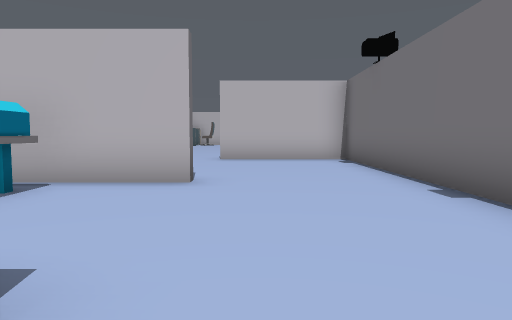
View 1 (above)

18 first-person views from a walk through a 3-D level made in the Unity game engine. The camera is 1.4 m above the floor, tilts 4° down and sees 70° across. The floor is counted in squares, 2 m on a side. Each view is taken from the middle of a square. On the plan, view 1 faces up. The plan holds only what a view shows up to about 11 squares ahead; the rest is blank. The player is left out. Some animated figures are left out. Door leaves are left out, so doorways stand open.

View 2
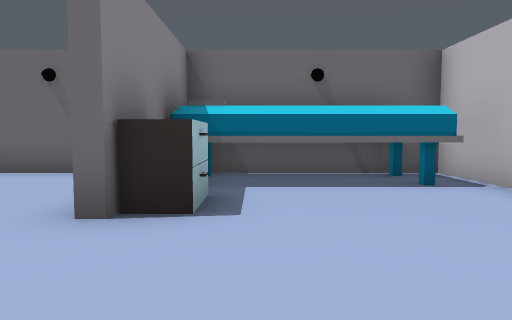

View 3
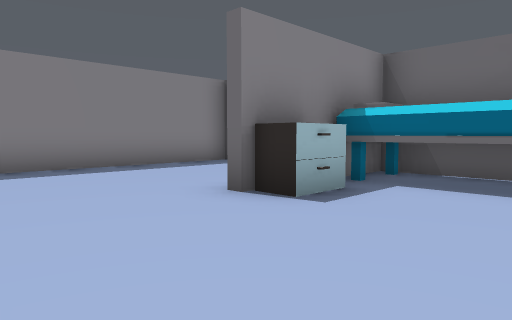

View 4
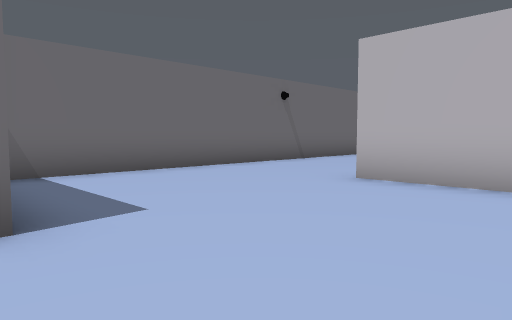

View 5
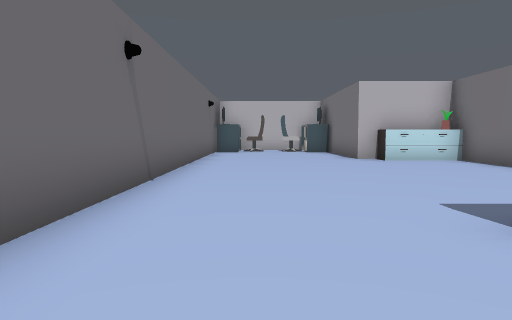

View 6
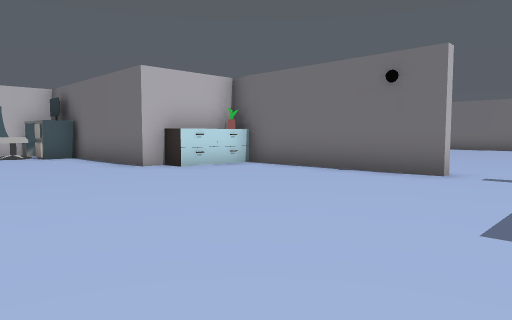

View 7
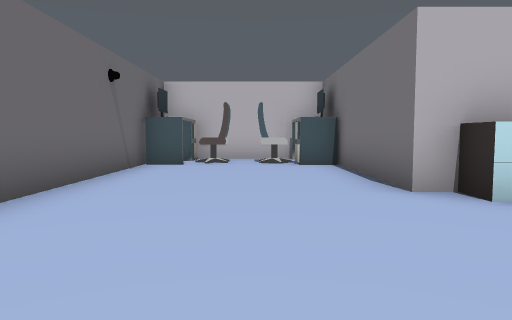

View 8
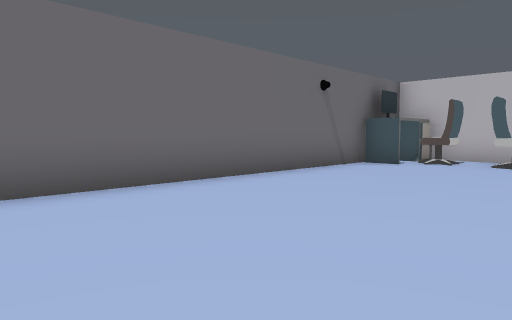

View 9
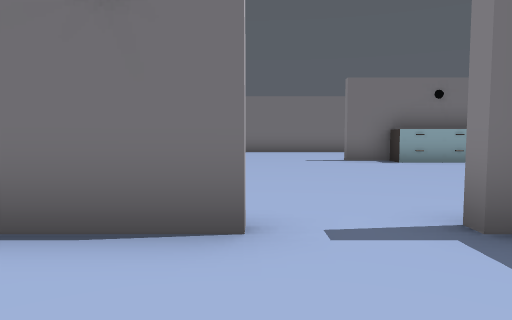

View 10
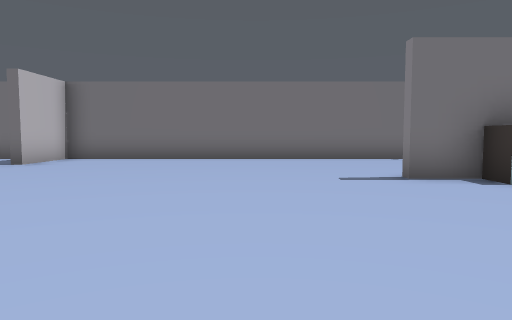

View 11
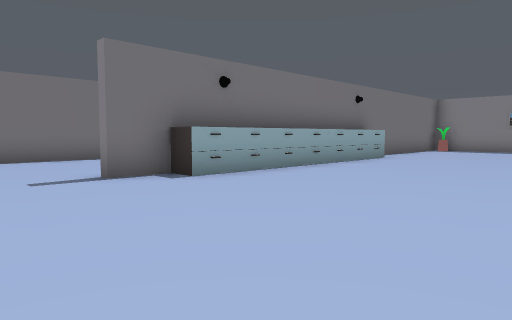

View 12
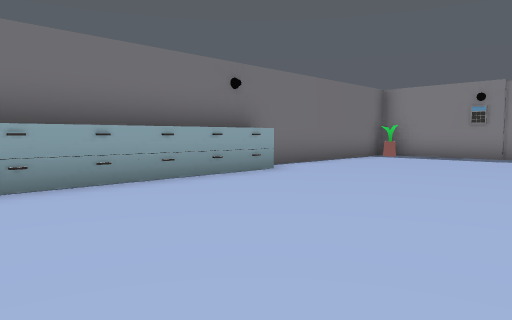

View 13
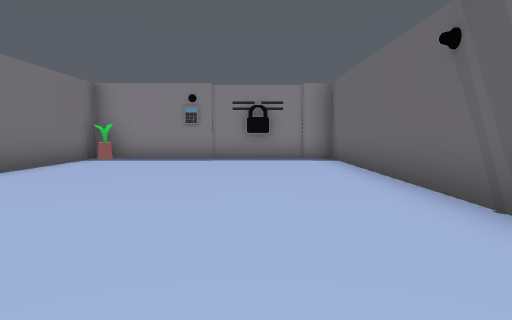

View 14
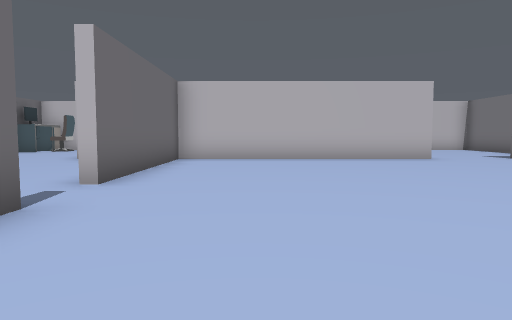

View 15
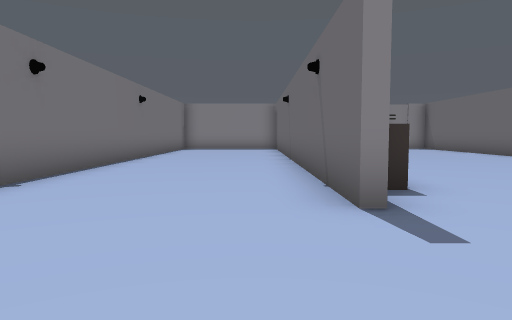

View 16
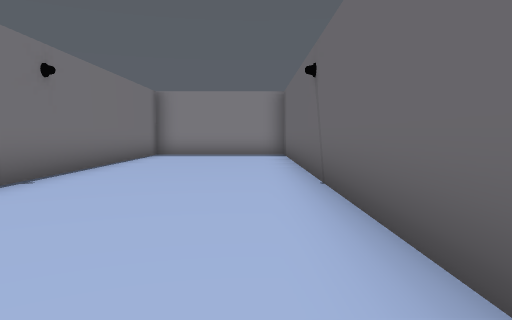

View 17
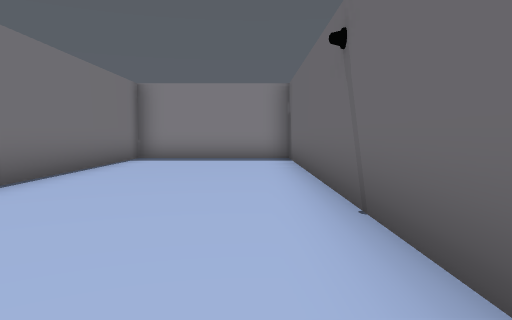

View 18
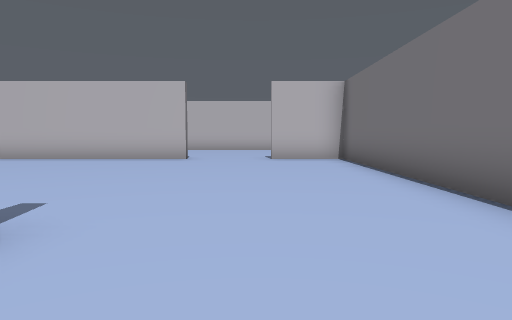

### Floor plan
Points are (right, up) in squares from view 1. A wall is a line through its corners. A room is listed if a view was taken in it or the views show most of it. See-through windows are left out.
Room 1 (views 1, 2, 3, 4, 5, 6, 7, 8, 9)
walls: (-0.9, 5.3) (-2.5, 5.3); (-4.6, 5.4) (-4.6, 0.8) (-3.2, 0.8); (2.5, 13) (2.5, 18.4); (2.5, 3.5) (2.5, 10.3) (-1.1, 10.3); (-1, 0.9) (-1, 0.4); (0.5, 18.4) (-0.1, 18.4) (-0.1, 22.6); (-4.6, -1.2) (-4.6, -3.9) (0.6, -3.9); (-4.6, 22.8) (-4.6, 6.2); (-0.9, 24.5) (-3.8, 24.5)
ways out: open door at (2.7, 12.3) to room 2
objects: other object (-4, 1) to (-3, 5); other object (-4, 22) to (-4, 24); other object (-3, 23) to (-3, 24); other object (-2, 1); other object (-2, 23) to (-1, 23); other object (-1, 24); other object (1, 18); other object (2, 18)
Room 2 (views 10, 11, 12, 13, 14, 15, 16, 17, 18)
walls: (10, 10.6) (10, -3.9) (14.5, -3.9) (14.5, 18.4) (12.4, 18.4); (2.8, 3.9) (2.8, -3.9); (2.8, 11.5) (2.8, 11); (6.4, -3.9) (9.8, -3.9) (9.8, 10.6); (10.1, 18.4) (2.8, 18.4) (2.8, 13)
ways out: open door at (2.7, 12.3) to room 1; opening at (11.5, 18)
objects: other object (4, -4) to (6, -4); other object (9, -3); other object (9, 3); other object (9, 4); other object (9, 5); other object (9, 6); other object (9, 7); other object (9, 8) to (9, 9)

Where each view was taken, in squares from view 1:
view 1: 0 up, 0 right, facing up
view 2: 2 up, 2 right, facing left
view 3: 4 up, 2 right, facing down-left
view 4: 5 up, 2 right, facing up-left
view 5: 8 up, 3 left, facing up
view 6: 11 up, 4 left, facing up-right
view 7: 14 up, 2 left, facing up
view 8: 14 up, 0 right, facing up-left
view 9: 13 up, 0 right, facing right
view 10: 13 up, 4 right, facing right
view 11: 13 up, 4 right, facing down-right
view 12: 8 up, 4 right, facing down-right
view 13: 7 up, 5 right, facing down
view 14: 8 up, 5 right, facing up
view 15: 14 up, 11 right, facing down
view 16: 9 up, 11 right, facing down
view 17: 7 up, 11 right, facing down
view 18: 8 up, 12 right, facing up
